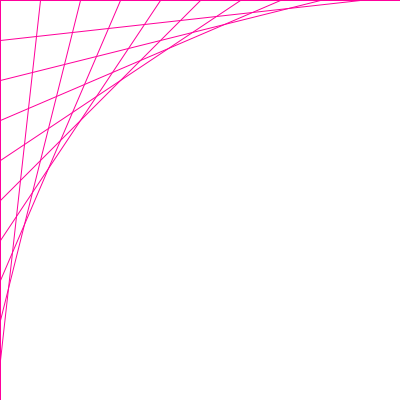
Frame 1 (no input)
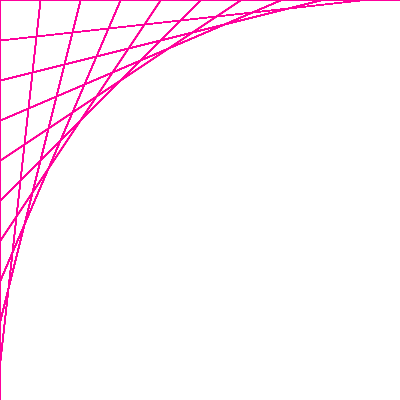
Frame 60 (the mouse pressed at the canvas centre just before this capture)
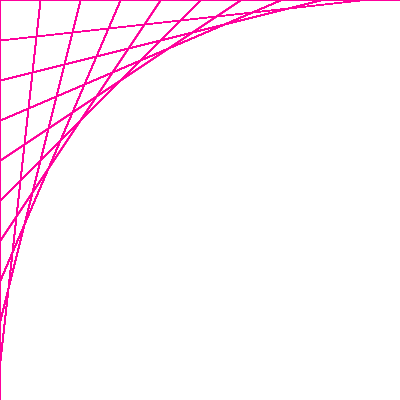
Frame 120 (the mouse held since frame 60 and released just before this capture)

The Processing sketch that drew these frames (run headless with seeded random() and noise(); from frame 60 on, the mouse is pressed at the canvas centre):

// Processing sketch: String_Art_with_colors_and_lots_of_stuff
// ── String_Art_with_colors_and_lots_of_stuff.pde
void setup() {
  size(400, 400);
  background(255, 255, 255);
  stroke(255, 0, 155);
}

void draw() {
  for (int i=0; i < 401; i+=40) {
    line(i, 0, 0, -i+400);
    print(i);
  }
}
